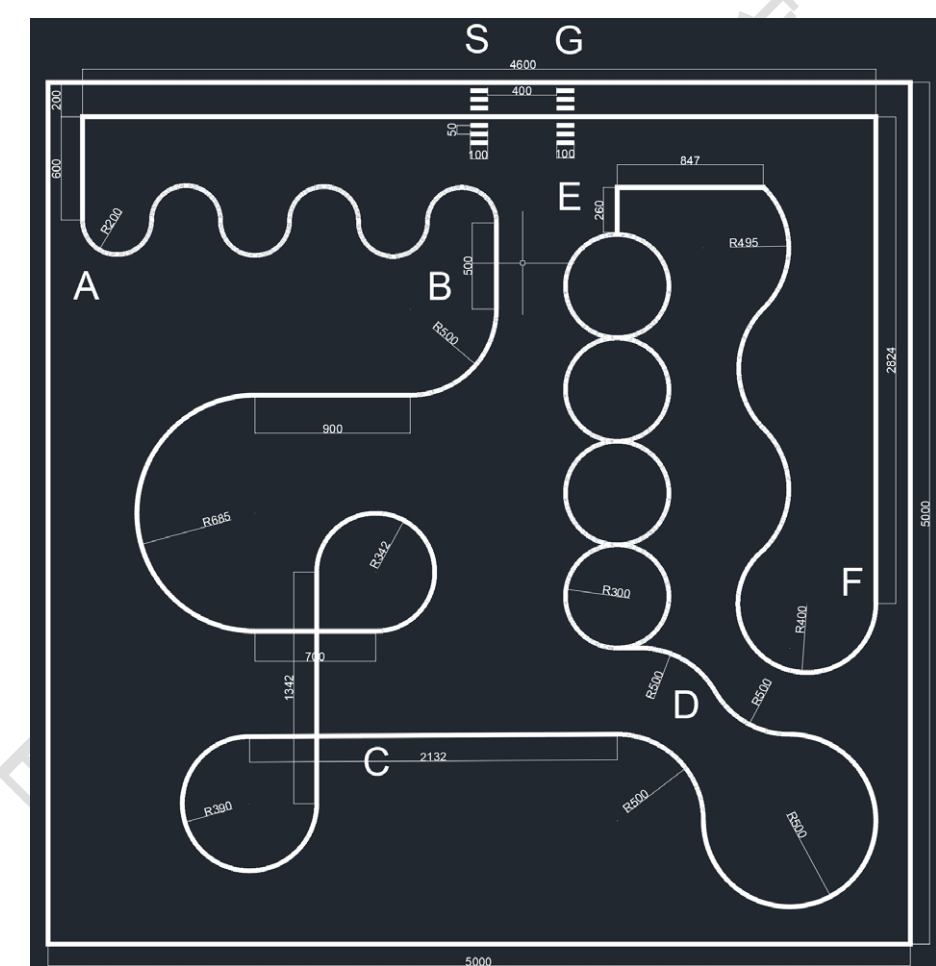
#> input picture 文档/赛道图-5000x5000-黑底白线.png, 936 x 966 px, found by its file name
$ python '赛道图转惯导地图.py'
#> lines starting #> are read from the running program, lines starting #| are printed output that depends on the picture; after the words box and inside, x2 and y2 are one past the last pixel; in counts of white or black regions, pixels touching at a corner belong together
"""把「赛道图-5000x5000-黑底白线.png」转成惯导可用的赛道中心线地图。

流程：
  1. 灰度阈值（>100 取线条全宽）+ 裁掉图像自身白边
  2. 形态学开运算（腐蚀 r2 → 膨胀 r2）去掉细标注线/文字/外框
  3. 取最大连通域 = 赛道本体
  4. Zhang-Suen 细化到 1 像素骨架
  5. 沿骨架"带方向行走"排序：
       · 普通路段 → 选最顺、最近的
       · 路口(>=2 候选) → ★优先选"转向与来向相反"的分支（相切点处换圆）；
                          来向接近直线时改选最直的（十字处直行）
       · 缺口 → 近距跳接（≤GAP_MAX_PX）
  6. 「漏走补接」把走丢的骨架弧补回，★连接跳变 >MAX_JUMP_MM 一律不接
  7. 方向校正：让 s 沿真实跑向递增（发车点在 S-G 净空、车头朝 S ⇒ 顶直线往 -X）
  8. s=0 挪到发车点中点
  9. 标定 mm/px（外框 862px = 5000mm）→ 等弧长重采样 → 逐点航向/曲率
 10. 自检：覆盖率 100% + 无 >MAX_JUMP_MM 的直线跳变
 11. 输出 JSON / C 头文件 / 叠加预览图

依赖：只用 numpy + PIL（无 cv2 / scipy）。
用法：python 赛道图转惯导地图.py [源图] [输出目录]
"""
import json
import math
import sys
from collections import deque
from pathlib import Path

import numpy as np
from PIL import Image

SRC = Path(sys.argv[1]) if len(sys.argv) > 1 else Path("文档/赛道图-5000x5000-黑底白线.png")
OUT = Path(sys.argv[2]) if len(sys.argv) > 2 else Path("地图导出")
OUT.mkdir(parents=True, exist_ok=True)

# ---- 标定（实测）：场地外框像素范围 ----
FIELD_PX = dict(left=47.5, right=910.0, top=82.0, bottom=943.5)
FIELD_MM = 5000.0
SCALE = FIELD_MM / ((FIELD_PX["right"] - FIELD_PX["left"] + FIELD_PX["bottom"] - FIELD_PX["top"]) / 2.0)

RESAMPLE_MM = 10.0     # JSON/预览 重采样间隔（全精度）
HEADER_MM = 50.0       # nav_map.h 间隔（省 Flash：50mm → 约 870 点 ≈ 17KB）
GAP_MAX_PX = 17        # 行走时允许的缺口跳接（≈98mm）
MAX_JUMP_MM = 100.0    # ★任何"直线跳变"不得超过这个值（补接/连接都受此约束）
CONE_DEG = 80.0        # 前进锥角
LOOKAHEAD_STEPS = 16   # 路口判定时前探步数（≈16px≈93mm）

# 发车点：S-G 净空中点（mm，场地坐标）；车头朝 S ⇒ 沿顶直线 -X
START_X_MM = 2772.0
START_Y_MM = 203.0


# ---------------- 形态学 ----------------
def _shift(b, dy, dx, fill=False):
    out = np.full_like(b, fill)
    h, w = b.shape
    out[max(0, -dy):h - max(0, dy), max(0, -dx):w - max(0, dx)] = \
        b[max(0, dy):h - max(0, -dy), max(0, dx):w - max(0, -dx)]
    return out


def disk(r):
    y, x = np.ogrid[-r:r + 1, -r:r + 1]
    return (x * x + y * y) <= r * r


def _morph(b, r, op):
    d = disk(r)
    out = b.copy()
    for dy in range(-r, r + 1):
        for dx in range(-r, r + 1):
            if d[dy + r, dx + r]:
                out = op(out, _shift(b, dy, dx, False))
    return out


def erode(b, r=1):
    return _morph(b, r, np.logical_and)


def dilate(b, r=1):
    return _morph(b, r, np.logical_or)


def largest_component(b):
    h, w = b.shape
    lab = np.zeros((h, w), np.int32)
    best, best_n, cur = None, 0, 0
    for sy, sx in zip(*np.nonzero(b)):
        if lab[sy, sx]:
            continue
        cur += 1
        q = deque([(sy, sx)])
        lab[sy, sx] = cur
        cells = [(sy, sx)]
        while q:
            y, x = q.popleft()
            for dy, dx in ((1, 0), (-1, 0), (0, 1), (0, -1)):
                ny, nx = y + dy, x + dx
                if 0 <= ny < h and 0 <= nx < w and b[ny, nx] and not lab[ny, nx]:
                    lab[ny, nx] = cur
                    q.append((ny, nx))
                    cells.append((ny, nx))
        if len(cells) > best_n:
            best_n, best = len(cells), cells
    out = np.zeros((h, w), bool)
    for y, x in best:
        out[y, x] = True
    return out


# ---------------- Zhang-Suen 细化 ----------------
def thin(img, max_iter=40):
    img = img.copy().astype(np.uint8)
    for _ in range(max_iter):
        changed = False
        for step in (0, 1):
            p = np.pad(img, 1)
            P = [p[0:-2, 1:-1], p[0:-2, 2:], p[1:-1, 2:], p[2:, 2:],
                 p[2:, 1:-1], p[2:, 0:-2], p[1:-1, 0:-2], p[0:-2, 0:-2]]
            B = sum(P)
            A = sum(((P[i] == 0) & (P[(i + 1) % 8] == 1)).astype(np.int32) for i in range(8))
            if step == 0:
                cond = (P[0] * P[2] * P[4] == 0) & (P[2] * P[4] * P[6] == 0)
            else:
                cond = (P[0] * P[2] * P[6] == 0) & (P[0] * P[4] * P[6] == 0)
            rm = (img == 1) & (B >= 2) & (B <= 6) & (A == 1) & cond
            if rm.any():
                img[rm] = 0
                changed = True
        if not changed:
            break
    return img.astype(bool)


# ---------------- 行走 ----------------
class SkelIndex:
    """骨架点的网格索引（让局部邻域查询是 O(局部)）。"""

    def __init__(self, pts_f, cell=6.0):
        self.pts = pts_f
        self.cell = cell
        self.grid = {}
        for i, (y, x) in enumerate(pts_f):
            self.grid.setdefault((int(y // cell), int(x // cell)), []).append(i)

    def near(self, p, r):
        c = self.cell
        y0, x0 = int((p[0] - r) // c), int((p[1] - r) // c)
        y1, x1 = int((p[0] + r) // c), int((p[1] + r) // c)
        out = []
        for gy in range(y0, y1 + 1):
            for gx in range(x0, x1 + 1):
                out.extend(self.grid.get((gy, gx), []))
        return out


# [33 lines left out: function _lookahead_far, not called in this run]


def _cross(a, b):
    """二维叉积 z 分量：>0 表示左转（图像坐标 y 向下时为顺时针）。"""
    return a[0] * b[1] - a[1] * b[0]


FAR_PX = 15.0          # "远处候选"的门槛：相切点两条分支要到这个距离才分得开
FAR_SPREAD_DEG = 12.0  # 远处候选的方向张角超过这个值 → 认为遇到真路口


def trace(skel, start_yx, init_dir, cone_deg=CONE_DEG):
    pts = np.argwhere(skel)
    pts_f = pts.astype(float)
    used = np.zeros(len(pts), bool)
    idx_obj = SkelIndex(pts_f)

    def nearest_idx(p):
        best, bd = None, 1e9
        for j in idx_obj.near(p, 4.0):
            dd = float(np.hypot(pts_f[j, 0] - p[0], pts_f[j, 1] - p[1]))
            if dd < bd:
                bd, best = dd, j
        if best is None:
            best = int(np.argmin(np.hypot(pts_f[:, 0] - p[0], pts_f[:, 1] - p[1])))
        return int(best)

    order = [tuple(float(v) for v in start_yx)]
    used[nearest_idx(start_yx)] = True
    cur = np.array(start_yx, float)
    d = np.array(init_dir, float)
    d /= (np.linalg.norm(d) + 1e-9)
    cos_lim = math.cos(math.radians(cone_deg))
    n_junction, n_gap = 0, 0

    for _ in range(len(pts) * 3):
        good = []
        for j in idx_obj.near(cur, GAP_MAX_PX):
            if used[j]:
                continue
            v = pts_f[j] - cur
            n = float(np.hypot(v[0], v[1]))
            if n <= 0.5 or n > GAP_MAX_PX:
                continue
            vv = v / n
            al = float(vv @ d)
            if al >= cos_lim:
                good.append((j, al, n, vv))
        if not good:
            # 缺口：跳到最近的未用点（grazing 虚线用）
            pool = [j for j in idx_obj.near(cur, GAP_MAX_PX) if not used[j]]
            if not pool:
                break
            j = min(pool, key=lambda k: float(np.hypot(pts_f[k, 0] - cur[0], pts_f[k, 1] - cur[1])))
            n_gap += 1
            idx, nv = j, None
        else:
            far = [t for t in good if t[2] >= FAR_PX]
            nxt = None
            if len(far) >= 2:
                # 远处候选方向的张角：>阈值 ⇒ 真路口（相切点/十字）
                base = max(t[1] for t in far)
                dirs = [t for t in far if t[1] >= base - 0.35]
                maxang = 0.0
                for a in range(len(dirs)):
                    for b in range(a + 1, len(dirs)):
                        cc = float(np.clip(dirs[a][3] @ dirs[b][3], -1, 1))
                        maxang = max(maxang, math.degrees(math.acos(cc)))
                if maxang > FAR_SPREAD_DEG:
                    k = min(22, len(order) - 1)
                    if k >= 6:
                        back = np.array(order[-1 - k], float)
                        din = cur - back
                        din /= (np.linalg.norm(din) + 1e-9)
                        turn_in = _cross(din, d)
                    else:
                        turn_in = 0.0
                    best, bs = None, -1e18
                    for j, al, n, vv in dirs:
                        tc = _cross(d, vv)
                        if abs(turn_in) > 0.04:
                            # ★与来向相反的转向 = 相切点处换到另一个圆
                            sc = -math.copysign(1.0, turn_in) * tc + 0.05 * al
                        else:
                            # 来向接近直线 → 选最直的（十字处直行）
                            sc = -abs(tc) + 0.05 * al
                        if sc > bs:
                            bs, best = sc, (j, vv)
                    if best is not None:
                        nxt = best
                        n_junction += 1
            if nxt is None:
                g = max(good, key=lambda t: t[1] - 0.03 * t[2])
                nxt = (g[0], g[3])
            idx, nv = nxt[0], nxt[1]
        nxtp = pts_f[idx]
        v = nxtp - cur
        v /= (np.linalg.norm(v) + 1e-9)
        d = 0.75 * d + 0.25 * v
        d /= (np.linalg.norm(d) + 1e-9)
        cur = nxtp
        used[idx] = True
        order.append((nxtp[0], nxtp[1]))
    print(f"  路口判定 {n_junction} 次；缺口跳接 {n_gap} 次")
    return np.array(order)


def splice_uncovered(skel, path, tol=3.0, min_arc=5):
    """把行走漏掉的骨架弧补接回来；★连接跳变超过 MAX_JUMP_MM 的一律不接。"""
    max_jump_px = MAX_JUMP_MM / SCALE
    sy, sx = np.nonzero(skel)
    P = np.column_stack([sy, sx]).astype(float)

    def dist_to_path(pts):
        out = np.full(len(pts), 1e9)
        for i in range(0, len(path), 400):
            ch = path[i:i + 400]
            out = np.minimum(out, np.sqrt(((pts[:, None, :] - ch[None, :, :]) ** 2).sum(-1)).min(1))
        return out

    for _ in range(8):
        mind = dist_to_path(P)
        unc = P[mind > tol]
        if len(unc) < min_arc:
            break
        compset = {(int(a), int(b)) for a, b in unc}

        def nbrs(p):
            return [(p[0] + dy, p[1] + dx) for dy in (-1, 0, 1) for dx in (-1, 0, 1)
                    if (dy or dx) and (p[0] + dy, p[1] + dx) in compset]

        seen, arcs = set(), []
        for p in compset:
            if p in seen:
                continue
            stack, comp = [p], []
            seen.add(p)
            while stack:
                q = stack.pop()
                comp.append(q)
                for r in nbrs(q):
                    if r not in seen:
                        seen.add(r)
                        stack.append(r)
            if len(comp) >= min_arc:
                arcs.append(comp)
        if not arcs:
            break
        comp = max(arcs, key=len)
        ends = [q for q in comp if len(nbrs(q)) <= 1]
        cur = ends[0] if ends else comp[0]
        order, vis = [], set()
        while True:
            order.append(cur)
            vis.add(cur)
            nxt = [q for q in nbrs(cur) if q not in vis]
            if not nxt:
                break
            cur = nxt[0]
        arc = np.array(order, float)
        d0 = np.sqrt(((path - arc[0]) ** 2).sum(1))
        d1 = np.sqrt(((path - arc[-1]) ** 2).sum(1))
        cands = []
        # 4 种摆法：插在 i0 或 i1 之后 × 弧的正反 —— 取连接最短的
        for i in (int(np.argmin(d0)), int(np.argmin(d1))):
            if i + 1 >= len(path):
                continue
            for rev in (False, True):
                a = arc[::-1] if rev else arc
                c0 = float(np.hypot(a[0, 0] - path[i, 0], a[0, 1] - path[i, 1]))
                c1 = float(np.hypot(a[-1, 0] - path[i + 1, 0], a[-1, 1] - path[i + 1, 1]))
                cands.append((max(c0, c1), i, a))
        if not cands:
            break
        worst, i, a = min(cands, key=lambda t: t[0])
        if worst > max_jump_px:
            print(f"  ⚠ 放弃补接一段 {len(arc)} 点：最短连接跳变 {worst*SCALE:.0f}mm "
                  f"> {MAX_JUMP_MM:.0f}mm")
            break
        path = np.vstack([path[:i + 1], a, path[i + 1:]])
        print(f"  补接一段 {len(arc)} 点（第 {i} 点处，连接 {worst*SCALE:.0f}mm）")
    return path


# ---------------- E 区（4 个相切圆）解析重建 ----------------
def fit_circle(P):
    """代数最小二乘拟合圆，返回 (cx, cy, r)。"""
    x, y = P[:, 0], P[:, 1]
    A = np.column_stack([x, y, np.ones(len(x))])
    b = x * x + y * y
    sol, *_ = np.linalg.lstsq(A, b, rcond=None)
    cx, cy = sol[0] / 2, sol[1] / 2
    r = math.sqrt(sol[2] + cx * cx + cy * cy)
    return cx, cy, r


def replace_E(path, skel, centers_px, win=48.0):
    """把 E 区那段换成解析生成的蛇形线。

    走法（按真实跑向）：第 4 圆右下进 → 4 右半(逆时针) → 3 左半(顺时针)
                      → 2 右半(逆时针) → 1 左半(顺时针) → 第 1 圆顶点出去。
    角度 φ 以"12 点为零、顺时针为正"：P(φ) = (cx + R sinφ, cy - R cosφ)
    """
    sy, sx = np.nonzero(skel)
    P = np.column_stack([sx, sy]).astype(float)
    circles = []
    for (cy0, cx0) in centers_px:
        sel = (np.abs(P[:, 1] - cy0) < win) & (np.abs(P[:, 0] - cx0) < win)
        if sel.sum() < 40:
            print("  ⚠ E 区圆拟合点数不足，跳过解析重建")
            return path
        cx, cy, r = fit_circle(P[sel])
        circles.append((cx, cy, r))
    R = float(np.mean([c[2] for c in circles]))
    print("  E 区圆拟合：", "  ".join(f"({c[0]:.1f},{c[1]:.1f},R{c[2]:.1f})" for c in circles),
          f" → 取 R={R:.1f}px = {R*SCALE:.0f}mm")

    def pt(ci, deg):
        cx, cy, _ = circles[ci]
        a = math.radians(deg)
        return np.array([cx + R * math.sin(a), cy - R * math.cos(a)])

    def arc(ci, d0, d1, cw):
        """从 d0 度到 d1 度（cw=True 顺时针增角），按 ~1px 步长采样。"""
        span = (d1 - d0) % 360 if cw else -((d0 - d1) % 360)
        n = max(8, int(abs(math.radians(span)) * R))
        return np.array([pt(ci, d0 + span * k / n) for k in range(n + 1)])

    serp = [arc(3, 135.0, 0.0, False),      # 第4圆：右下 → 顶点（逆时针）
            arc(2, 180.0, 360.0, True),     # 第3圆：底 → 顶（顺时针，走左半）
            arc(1, 180.0, 0.0, False),      # 第2圆：底 → 顶（逆时针，走右半）
            arc(0, 180.0, 360.0, True)]     # 第1圆：底 → 顶（顺时针，走左半）
    serp = np.vstack(serp)                   # (x,y)

    # 找路径上离蛇形线两端最近的点，替换中间那段
    a0, a1 = serp[0], serp[-1]
    da = np.hypot(path[:, 1] - a0[0], path[:, 0] - a0[1])
    db = np.hypot(path[:, 1] - a1[0], path[:, 0] - a1[1])
    ia, ib = int(np.argmin(da)), int(np.argmin(db))
    if da[ia] > 60 or db[ib] > 60:
        print(f"  ⚠ E 区端点到路径 {max(da[ia], db[ib])*SCALE:.0f}mm，跳过解析重建")
        return path
    if ia == ib:
        print("  ⚠ E 区两端落在同一点，跳过")
        return path
    a = np.column_stack([serp[:, 1], serp[:, 0]])      # → (y,x)
    if ia < ib:
        new = np.vstack([path[:ia + 1], a, path[ib:]])
    else:
        new = np.vstack([path[:ib + 1], a[::-1], path[ia:]])
    print(f"  E 区解析重建：替换路径第 {min(ia,ib)}..{max(ia,ib)} 点（{abs(ib-ia)} 点 → {len(a)} 点）")
    return new


def main():
    rgb = Image.open(SRC).convert("RGB")
#> rgb is the input picture: PIL image 936x966 RGB; mean R, G, B 58, 64.2, 71.3
    g = np.array(rgb.convert("L"))
    h, w = g.shape
    print(f"源图 {w}x{h}  标定 {SCALE:.4f} mm/px")
#| 源图 936x966  标定 5.8005 mm/px

    inner = np.zeros_like(g, bool)
    inner[40:926, 40:896] = True
    white = (g > 100) & inner
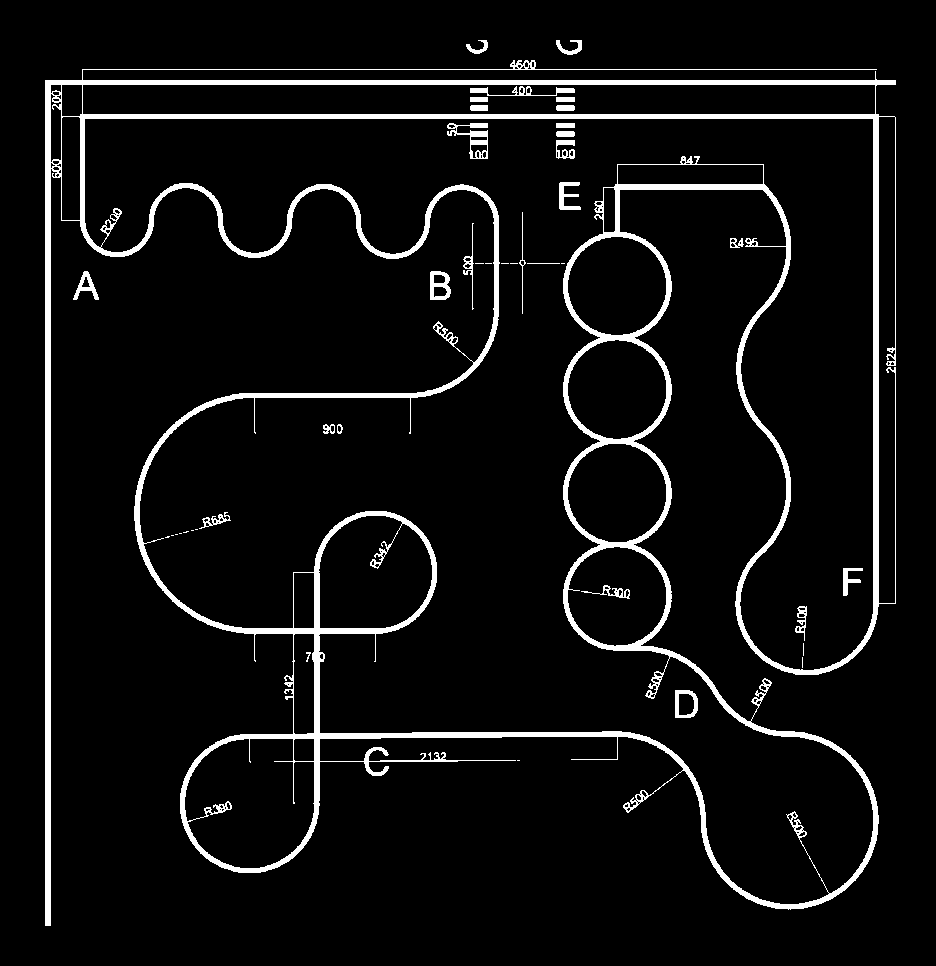
#> white: shape (966, 936) bool; 6.2% white; 42 white regions (15 under 20 px), largest, box (x1, y1, x2, y2) and area: (45, 60, 896, 926) 51666, (447, 123, 488, 159) 530, (430, 271, 451, 300) 356

    opened = dilate(erode(white, 2), 2)
#> after the loop in _morph, `for dy in range(-r, r + 1):`:
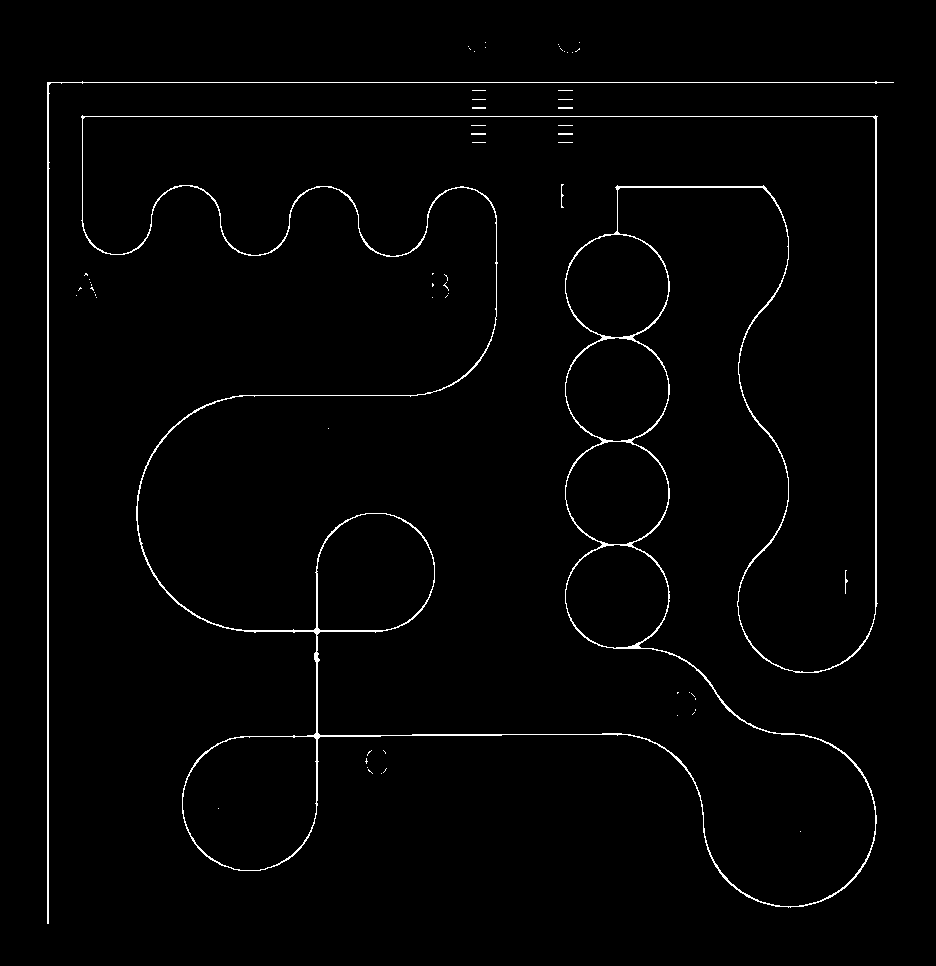
#> out: shape (966, 936) bool; 1.6% white in thin lines or dots, all inside (x1, y1, x2, y2) = (47, 42, 894, 924)
#> call 2 of _morph, with r = 2
#> in _morph (call 2), `d = disk(r)`: d = [[False, False, True, False, False], [False, True, True, True, False], [True, True, True, True, True], [False, True, True, True, False], [False, False, True, False, False]]
#> after the loop in _morph (call 2), `for dy in range(-r, r + 1):`:
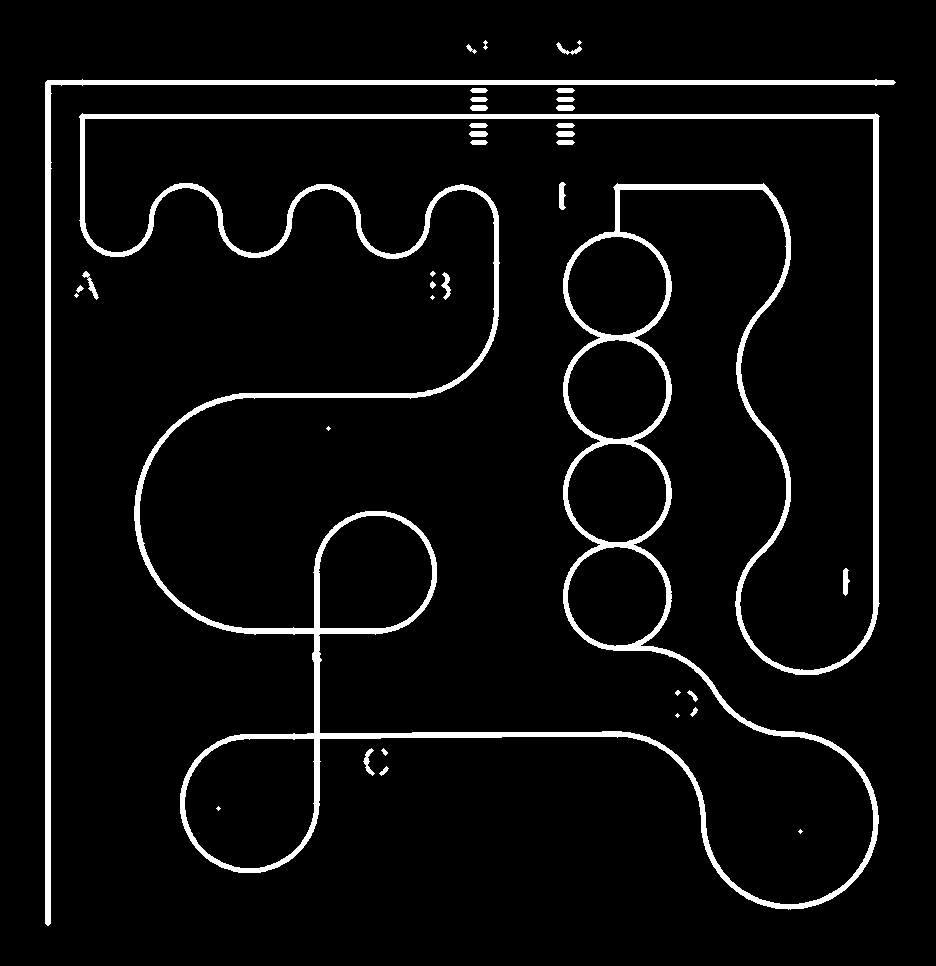
#> out: shape (966, 936) bool; 5.4% white; 37 white regions (7 under 20 px), largest, box (x1, y1, x2, y2) and area: (79, 113, 880, 910) 36954, (45, 79, 896, 926) 9296, (559, 182, 566, 210) 146
    track = largest_component(opened)
#> the loop in largest_component, `for sy, sx in zip(*np.nonzero(b)):` made 48503 passes
#> (sy, sx, cur, best_n) on passes 1, 14: (40, 485, 1, 26), (42, 558, 3, 108)
#> (the rest of the program and of its run is left out)
